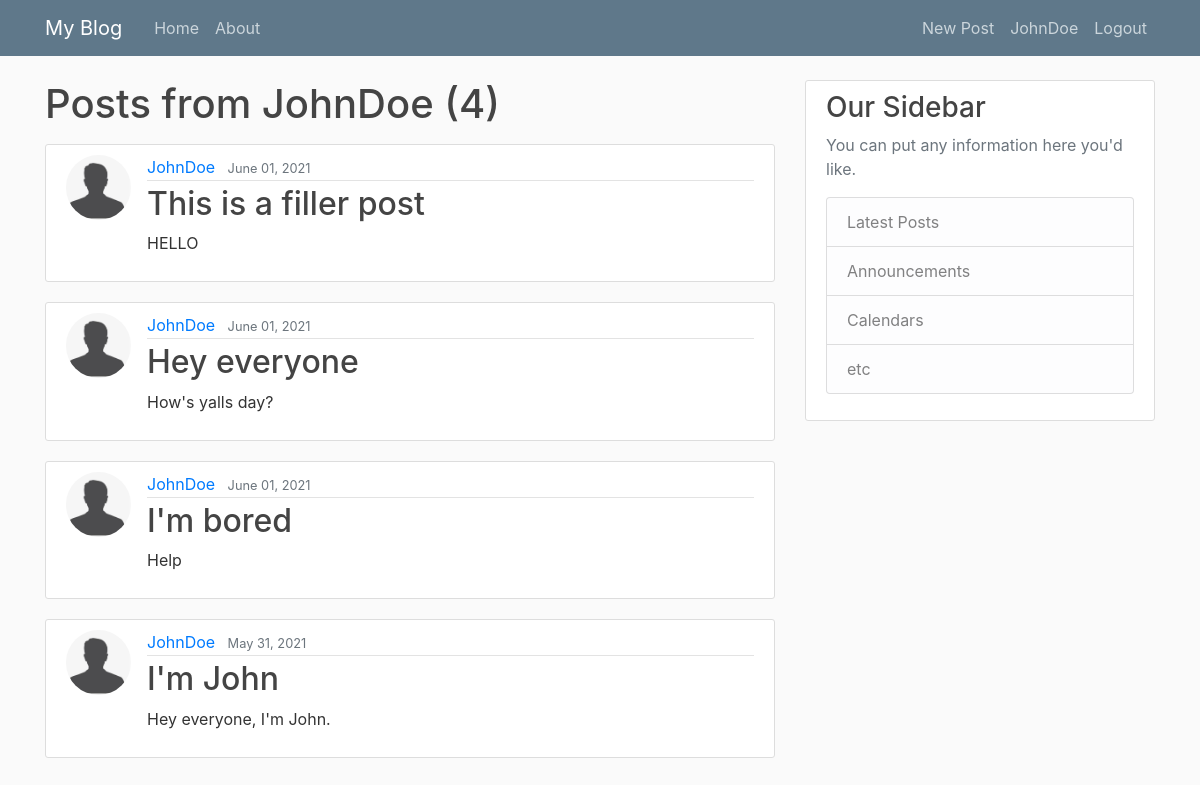
Page /user/JohnDoe (signed in) on the committed database.
### blog/models.py (models this page shows, shortened)
class Post(models.Model):
    title = models.CharField(max_length=100)
    content = models.TextField()
    date_posted = models.DateTimeField(auto_now_add=True)
    author = models.ForeignKey(User, on_delete=models.CASCADE)

### users/models.py (models this page shows, shortened)
class Profile(models.Model):
    user = models.OneToOneField(User, on_delete=models.CASCADE)             # Defines 1-to-1 existence of user and profile
    image = models.ImageField(default='default.jpg', upload_to='profile_pics')  # Defines profile picture location and default

### blog/views.py (the view)
# urls.py: path('user/<str:username>', UserPostListView.as_view(), name='user-posts'),
class UserPostListView(ListView):
    model = Post                                            # active model
    template_name = 'blog/user_posts.html'                  # HTML template for page
    context_object_name = 'posts'                           # name of 'object' within template                            # how to order posts on homepage
    paginate_by = 5                                         # objects per page
    def get_queryset(self):                                 # overridden method to get posts from user
        user = get_object_or_404(User, username=self.kwargs.get('username'))
        return Post.objects.filter(author=user).order_by('-date_posted')

### blog/templates/blog/user_posts.html (shortened to what this page needs)
{% extends "blog/base.html" %}
{% block content %}
    <h1 class="mb-3">Posts from {{ view.kwargs.username }} ({{ page_obj.paginator.count }})</h1>
    {% for post in posts %}
    <article class="media content-section">
      <img class="rounded-circle article-img" src="{{ post.author.profile.image.url }}" alt="">
        <div class="media-body">
          <div class="article-metadata">
            <a class="mr-2" href="{% url 'user-posts' post.author.username %}">{{ post.author }}</a>
            <small class="text-muted">{{ post.date_posted|date:"F d, Y" }}</small>
          </div>
          <h2><a class="article-title" href="{% url 'post-detail' post.id %}">{{ post.title }}</a></h2>
          <p class="article-content">{{ post.content }}</p>
        </div>
    </article>
    {% endfor %}
{% endblock content %}

### blog/templates/blog/base.html (shortened to what this page needs)
{% load static %}
<!DOCTYPE html>
<html>
    <head>
        <link rel="stylesheet" href="https://maxcdn.bootstrapcdn.com/bootstrap/4.0.0/css/bootstrap.min.css">
        <link rel="stylesheet" href="{% static 'blog/main.css' %}">
    </head>
    <body>
        <header class="site-header">
            <nav class="navbar navbar-expand-md navbar-dark bg-steel fixed-top">
              <div class="container">
                <a class="navbar-brand mr-4" href="{% url 'blog-home' %}">My Blog</a>
                <div class="collapse navbar-collapse" id="navbarToggle">
                  <div class="navbar-nav mr-auto">
                    <a class="nav-item nav-link" href="{% url 'blog-home' %}">Home</a>
                    <a class="nav-item nav-link" href="{% url 'blog-about' %}">About</a>
                  </div>
                  <div class="navbar-nav">
                    {% if user.is_authenticated %}
                      <a class="nav-item nav-link" href="{% url 'post-create' %}">New Post</a>
                      <a class="nav-item nav-link" href="{% url 'profile' %}">{{ user.username }}</a>
                      <a class="nav-item nav-link" href="{% url 'logout' %}">Logout</a>
                    {% else %}
                      <a class="nav-item nav-link" href="{% url 'login' %}">Login</a>
                      <a class="nav-item nav-link" href="{% url 'register' %}">Register</a>
                    {% endif %}
                    </div>
                </div>
              </div>
            </nav>
        </header>
        <main role="main" class="container">
            <div class="row">
              <div class="col-md-8">
                {% block content %}{% endblock %}
              </div>
              <div class="col-md-4">
                <div class="content-section">
                  <h3>Our Sidebar</h3>
                  <p class='text-muted'>You can put any information here you'd like.
                    <ul class="list-group">
                      <li class="list-group-item list-group-item-light">Latest Posts</li>
                      <li class="list-group-item list-group-item-light">Announcements</li>
                      <li class="list-group-item list-group-item-light">Calendars</li>
                      <li class="list-group-item list-group-item-light">etc</li>
                    </ul>
                  </p>
                </div>
              </div>
            </div>
        </main>
    </body>
</html>

### blog/static/blog/main.css (style rules this page uses)
body { background: #fafafa; color: #333333; margin-top: 5rem; }
h1, h2, h3, h4, h5, h6 { color: #444444; }
ul { margin: 0; }
.bg-steel { background-color: #5f788a; }
.site-header .navbar-nav .nav-link { color: #cbd5db; }
.content-section { background: #ffffff; padding: 10px 20px; border: 1px solid #dddddd; border-radius: 3px; margin-bottom: 20px; }
.article-title { color: #444444; }
.article-content { white-space: pre-line; }
.article-img { height: 65px; width: 65px; margin-right: 16px; }
.article-metadata { padding-bottom: 1px; margin-bottom: 4px; border-bottom: 1px solid #e3e3e3 }

### rows in the picture
Post: author.profile.image (placeholder picture), author "JohnDoe", date_posted "June 01, 2021", title "This is a filler post", content "HELLO"
Post: author.profile.image (placeholder picture), author "JohnDoe", date_posted "June 01, 2021", title "Hey everyone", content "How's yalls day?"
Post: author.profile.image (placeholder picture), author "JohnDoe", date_posted "June 01, 2021", title "I'm bored", content "Help"
Post: author.profile.image (placeholder picture), author "JohnDoe", date_posted "May 31, 2021", title "I'm John", content "Hey everyone, I'm John."

### other values in the picture
{{ user.username }} "JohnDoe"
{{ view.kwargs.username }} "JohnDoe"
{{ page_obj.paginator.count }} "4"
